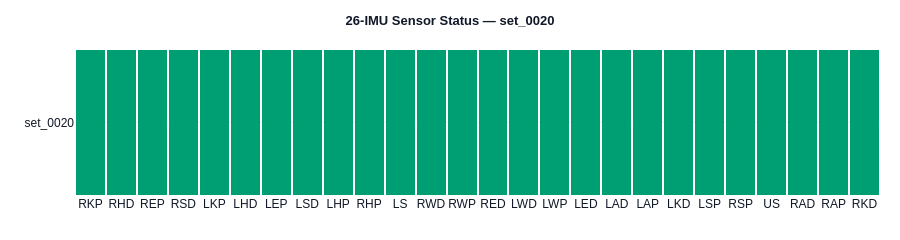

Source (notebook cell):
### Markdown cell above
### 🩺 26-IMU Sensor Status

### Code cell
# @title 🩺 26-IMU Sensor Status
from src.explorer import plot_set_sensor_status

plot_set_sensor_status(set_data).show(config={"toImageButtonOptions": {"format": "png", "scale": 3}})

### Figure 1 — Plotly figure (JSON) as saved in the notebook; plotly's stock layout.template omitted (floating-point values rounded to 4 significant figures)
{"data": [{"colorscale": [[0, "#009E73"], [0.33, "#009E73"], [0.33, "#E69F00"], [0.66, "#E69F00"], [0.66, "#D55E00"], [1, "#D55E00"]], "customdata": [["OK", "OK", "OK", "OK", "OK", "OK", "OK", "OK", "OK", "OK", "OK", "OK", "OK", "OK", "OK", "OK", "OK", "OK", "OK", "OK", "OK", "OK", "OK", "OK", "OK", "OK"]], "hovertemplate": "<b>%{x}</b><br>Status: %{customdata}<extra></extra>", "showscale": false, "type": "heatmap", "x": ["RKP", "RHD", "REP", "RSD", "LKP", "LHD", "LEP", "LSD", "LHP", "RHP", "LS", "RWD", "RWP", "RED", "LWD", "LWP", "LED", "LAD", "LAP", "LKD", "LSP", "RSP", "US", "RAD", "RAP", "RKD"], "xgap": 2, "y": ["set_0020"], "z": [[0, 0, 0, 0, 0, 0, 0, 0, 0, 0, 0, 0, 0, 0, 0, 0, 0, 0, 0, 0, 0, 0, 0, 0, 0, 0]], "zmax": 2, "zmin": 0}], "layout": {"font": {"color": "#111827", "family": "Arial, Helvetica, sans-serif", "size": 12}, "height": 170, "margin": {"b": 45, "l": 75, "r": 20, "t": 50}, "paper_bgcolor": "white", "plot_bgcolor": "white", "title": {"font": {"size": 13}, "text": "<b>26-IMU Sensor Status — set_0020</b>", "x": 0.5}}}
